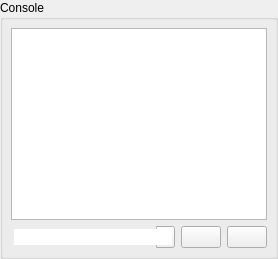
       <widget class="QGroupBox" name="grpConsole">
        <property name="title">
         <string>Console</string>
        </property>
        <layout class="QVBoxLayout" name="verticalLayout_3" stretch="1,0">
         <property name="leftMargin">
          <number>8</number>
         </property>
         <property name="topMargin">
          <number>8</number>
         </property>
         <property name="rightMargin">
          <number>8</number>
         </property>
         <property name="bottomMargin">
          <number>8</number>
         </property>
         <item>
          <widget class="QPlainTextEdit" name="txtConsole">
           <property name="minimumSize">
            <size>
             <width>0</width>
             <height>26</height>
            </size>
           </property>
           <property name="font">
            <font>
             <pointsize>9</pointsize>
            </font>
           </property>
           <property name="readOnly">
            <bool>true</bool>
           </property>
          </widget>
         </item>
         <item>
          <layout class="QHBoxLayout" name="horizontalLayout_7" stretch="1,0,0">
           <item>
            <widget class="ComboBox" name="cboCommand">
             <property name="styleSheet">
              <string notr="true">QComboBox {
	padding: 2 2;
}

QComboBox::drop-down {
	width: 0;
}</string>
             </property>
             <property name="editable">
              <bool>true</bool>
             </property>
             <property name="maxVisibleItems">
              <number>5</number>
             </property>
             <property name="maxCount">
              <number>5</number>
             </property>
             <property name="insertPolicy">
              <enum>QComboBox::InsertAtTop</enum>
             </property>
             <property name="frame">
              <bool>false</bool>
             </property>
            </widget>
           </item>
           <item>
            <widget class="QPushButton" name="cmdCommandSend">
             <property name="toolTip">
              <string>Send command</string>
             </property>
             <property name="icon">
              <iconset resource="res.qrc">
               <normaloff>:/images/send_1.png</normaloff>:/images/send_1.png</iconset>
             </property>
             <property name="iconSize">
              <size>
               <width>16</width>
               <height>16</height>
              </size>
             </property>
            </widget>
           </item>
           <item>
            <widget class="QPushButton" name="cmdClearConsole">
             <property name="toolTip">
              <string>Clear console</string>
             </property>
             <property name="icon">
              <iconset resource="res.qrc">
               <normaloff>:/images/erase_1.png</normaloff>:/images/erase_1.png</iconset>
             </property>
             <property name="iconSize">
              <size>
               <width>16</width>
               <height>16</height>
              </size>
             </property>
            </widget>
           </item>
          </layout>
         </item>
        </layout>
       </widget>
